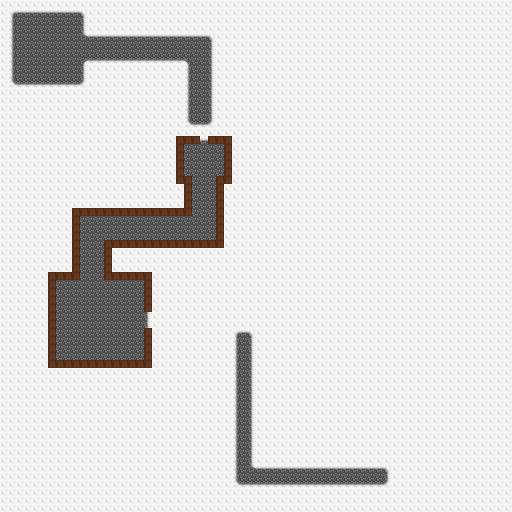

A level layout from a 2D game, rendered from its tile map. Below: a short description, then the map file with tile-grid data replaced by summaries:
An orthogonal 64x64 tile map with 8x8 px tiles, 1 tile layer (tiles) and 12 objects.

<map version="1.5" tiledversion="1.7.2" orientation="orthogonal" renderorder="right-down" width="64" height="64" tilewidth="8" tileheight="8" infinite="0" nextlayerid="6" nextobjectid="48">
 <editorsettings>
  <export target="map_alton.json" format="json" />
 </editorsettings>
 <tileset firstgid="1" name="tilemap_alton" tilewidth="8" tileheight="8" tilecount="1024" columns="32">
  <image source="tilemap.png" width="256" height="256" />
 </tileset>
 <layer id="1" name="tiles" width="64" height="64">
  <data>[4096 cells, 4096 non-empty, 14 distinct tile ids]</data>
 </layer>
 <objectgroup id="5" name="entities">
  <object id="34" gid="193" x="145.667" y="104" width="8" height="8" />
  <object id="35" gid="193" x="148.667" y="27.3333" width="8" height="8" />
  <object id="36" gid="193" x="225.333" y="95.6667" width="8" height="8" />
  <object id="37" gid="193" x="97.3333" y="80" width="8" height="8" />
  <object id="38" gid="193" x="51.3333" y="96.6667" width="8" height="8" />
  <object id="40" gid="193" x="214" y="358" width="8" height="8" />
  <object id="41" gid="193" x="266.667" y="367.667" width="8" height="8" />
  <object id="42" gid="193" x="215.333" y="423.667" width="8" height="8" />
  <object id="43" gid="193" x="281" y="451.667" width="8" height="8" />
  <object id="44" gid="193" x="239" y="499" width="8" height="8" />
  <object id="45" gid="193" x="346.333" y="465" width="8" height="8" />
  <object id="46" gid="193" x="358.667" y="504.667" width="8" height="8" />
 </objectgroup>
</map>
